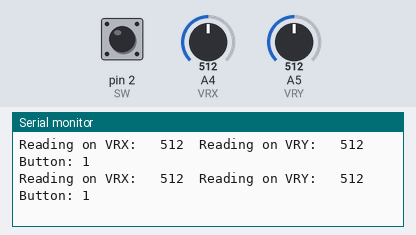
The sketch below on a simulated Arduino Uno, built with avr-gcc and run on an emulated ATmega328P. On the bench: the last lines printed to the serial monitor. The inputs (shaded band) are chosen by the test bench; at power-on: A4 (VRX) = 512, A5 (VRY) = 512, pin 2 (SW) HIGH.

Above: at 1.2 s.
1.3 s: A4 (VRX) set to 109
At 1.39 s:
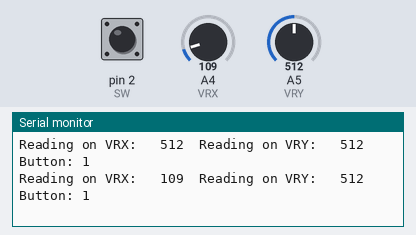
4.3 s: A4 (VRX) set to 91
At 4.31 s:
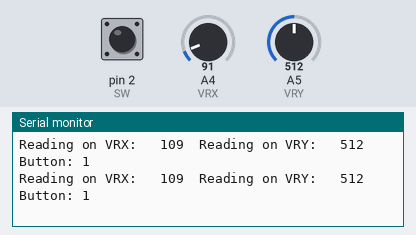
7.3 s: A5 (VRY) set to 109
At 7.34 s:
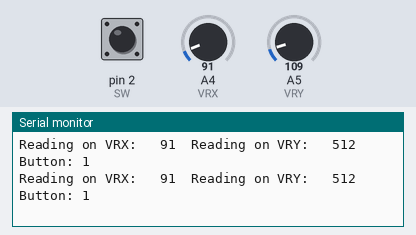
10.3 s: A5 (VRY) set to 93
At 10.32 s:
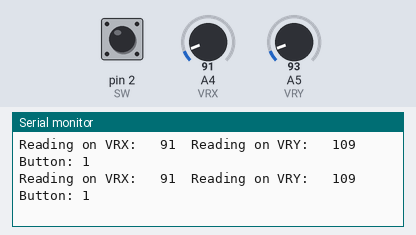
Timing chart, 0 to 13.3 s (numbered marks = the images above; inputs shaded):
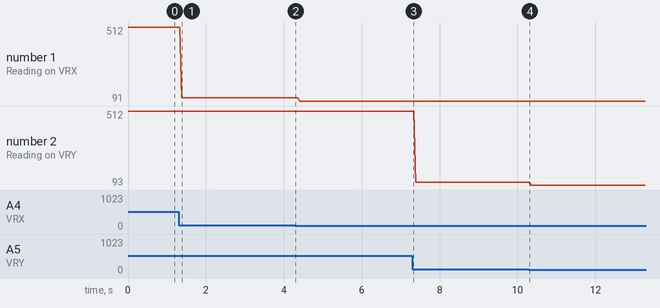

Measured:
- after the input at 1.3 s, the serial monitor: prints a new line after 0.08 s (image 1)
- plotted number 1: 512 → 109 after the input at 1.3 s, 109 → 91 after the input at 4.3 s
- plotted number 2: 109 → 93 after the input at 10.3 s

The sketch:

joystick.ino
```cpp
const int VRX = A4;
const int VRY = A5;
const int SW = 2;
const int SERIAL_VEL = 9600;
const int LOOP_DELAY = 10;

struct joystick {
  int x;
  int y;
  int button;
};

void setup()
{
  Serial.begin(SERIAL_VEL);
  pinMode(VRX, INPUT);
  pinMode(VRY, INPUT);
  pinMode(SW, INPUT_PULLUP);
}

void loop()
{
  joystick reading = read_joystick();
  print_joystick_reading(reading);

  delay(LOOP_DELAY);
}

joystick read_joystick()
{
  int x = analogRead(VRX);
  int y = analogRead(VRY);
  int button = digitalRead(SW);

  return (joystick){x, y, button};
}

void print_joystick_reading(joystick reading)
{
  Serial.print("Reading on VRX: ");
  Serial.print("\t");
  Serial.print(reading.x);
  Serial.print("\t");
  Serial.print("Reading on VRY: ");
  Serial.print("\t");
  Serial.print(reading.y);
  Serial.print("\t");
  Serial.print("Button: ");
  Serial.println(reading.button);
}
```
